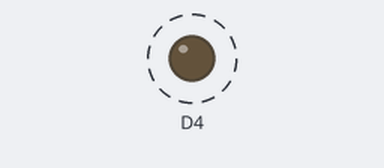
Recording of a sketch running on a simulated ESP8266 (NodeMCU). Shown: output pins drawn as LEDs (lit = HIGH). Dashed ring = blinking. What the sketch prints to the serial monitor is not drawn.

Above: at 0.1 s.
Timing chart, 0 to 3.0 s (numbered marks = the images above):
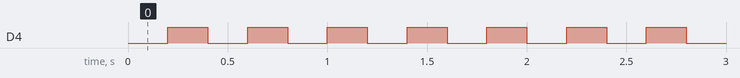

The sketch:

Iot.ino
```cpp
void setup() {
  // put your setup code here, to run once:
  Serial.begin(9600);
  pinMode(D4,OUTPUT);


}

void loop() {
  // put your main code here, to run repeatedly:
  Serial.println("vikhyath");
  digitalWrite(D4,0);
  delay(200);
  digitalWrite(D4,1);
  delay(200);
}
```

Measured:
- by itself, D4: alternates HIGH for 0.20 s and LOW for 0.20 s
